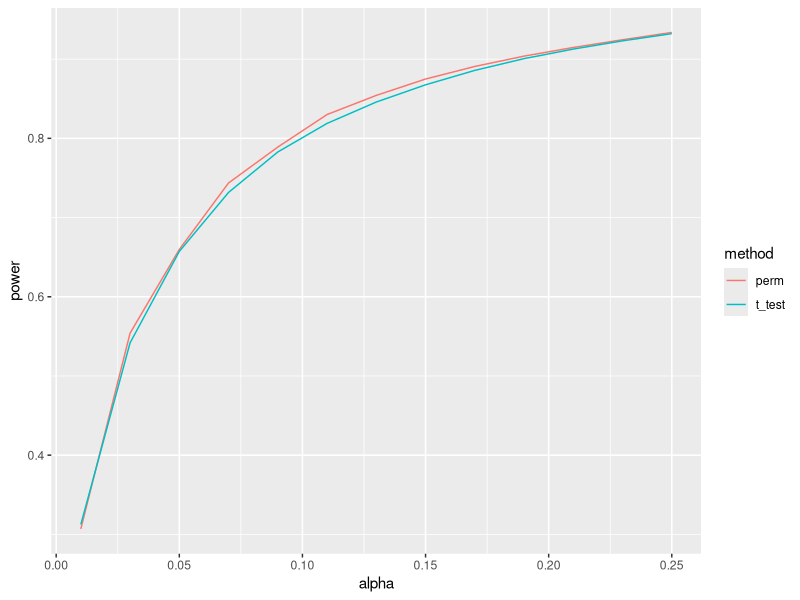

Write R code to recreate this figure.
### Trials for comparing statistical power between t-test and test through balanced permutation
### This simulation assumes that both groups follow normal distribution with sd = 1

# Number of replications
rep <- 50000
# Number of samples drawn to get empirical distribution
m <- 10000
# Nominal significance level
alpha <- seq(0.01, 0.25, by = 0.02)
# Number of samples in each group
n <- 4
# Normal mean for each group
mu1 <- 0
mu2 <- 2
# Standard deviation for the normal distribution for each group
sigma <- 1

# Simulate control group and treatment group and repeat 'rep' times
control <- replicate(rep, rnorm(n, mu1, sigma))
treat <- replicate(rep, rnorm(n, mu2, sigma))
dat <- rbind(control, treat)

# Construct all the permutations (half when each group has equal number of samples based on symmetry)
# Randomly pick one from all the balanced permutations
perms <- combn(2*n, n)
perms <- perms[, seq_len(ncol(perms)/2)]
idx <- which(apply(perms, 2, FUN = function(x) sum(x %in% (1:n)) == floor(n/2)))
perm <- perms[, sample(idx, 1)]

##########################################################
###############     Two-sample t-test     ################    
##########################################################

stat_t_test <- unlist(lapply(1:rep, FUN = function(x, control, treat) 
  t.test(control[, x], treat[, x], var.equal = T)$statistic, control = control, treat = treat))
p_val_t_test <- unlist(lapply(1:rep, FUN = function(x, control, treat) 
  t.test(control[, x], treat[, x], var.equal = T)$p.value, control = control, treat = treat))
power_t_test <- unlist(lapply(alpha, FUN = function(x, p_val) sum(p_val <= x)/rep, p_val = p_val_t_test))

##########################################################
#######    Heuristic balanced permutation test    ########    
##########################################################
mu2_heuristic <- 0.25
J <- rpois(m, n/4*(mu2_heuristic - mu1)^2)
t_sam <- rt(m, df = 2*n - 2 + 2*J)
# Draw samples from the supposed distribution for the balanced permuted statistic given heuristic alt mean
emp_alt <- sqrt((2*n - 2)/(2*n - 2 + 2*J))*t_sam
alt_ecdf <- ecdf(abs(emp_alt))

# # Control and treatment group after a balanced permutation
# control_perm <- dat[perm, ]
# treat_perm <- dat[-perm, ]
# 
# stat_perm <- unlist(lapply(1:rep, FUN = function(x, control, treat) 
#   t.test(control[, x], treat[, x])$stat, control = control_perm, treat = treat_perm))

p_val_perm <- 1 - alt_ecdf(abs(stat_t_test))
power_perm <-  unlist(lapply(alpha, FUN = function(x, p_val) sum(p_val <= x)/rep, p_val = p_val_perm))

##########################################################
#######      Compare the power of two methods     ########    
##########################################################
library(ggplot2)
plot_data <- data.frame(matrix(0, ncol = 3, nrow = 2*length(alpha)))
plot_data[, 1] <- rep(alpha, 2)
plot_data[, 2] <- c(power_t_test, power_perm)
plot_data[, 3] <- c(rep("t_test", length(alpha)), rep("perm", length(alpha)))

colnames(plot_data) <- c("alpha", "power", "method")

ggplot(data = plot_data, aes(x = alpha, y = power, color = method)) + geom_line()

